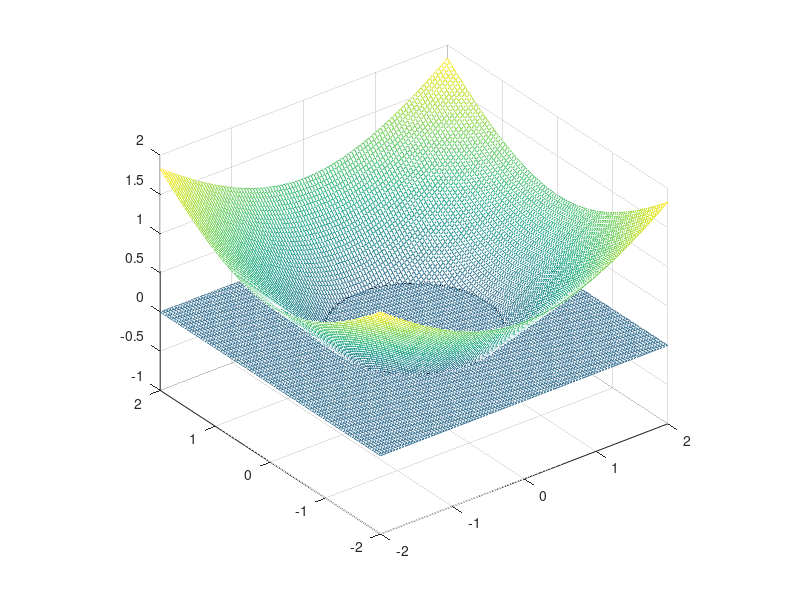

MATLAB code to generate this figure:
% contour 그리기
clear ; clf
f = @(x,y) x*y*exp(-x^2-y^2)       % @(x, y) : x와 y에 대한 함수라는 뜻 
f(2,3)  % fix, determine

N=100;
x=linspace(-2, 2, N);
y=linspace(-2, 2, N); 

% define matrix 
for i=1:N
    for j=1:N
        u(i,j)= f(x(i), y(j));  % discrete function 
    end 
end 

mesh(u') % -> default figure (100 points) 

% contour 그리기 -> x, y direction 지정 
clear ; clf
f = @(x,y) 5*x*y*exp(-x^2-y^2);       % @(x, y) : x와 y에 대한 함수라는 뜻 
f(2,3)  % fix, determine

% N=100;
Nx = 40 ; Ny = 80 ;         % direction 각각 지정 
x=linspace(-1, 1, Nx);
y=linspace(-2, 2, Ny); 

% define matrix 
for i=1:Nx
    for j=1:Ny
        u(i,j)= f(x(i), y(j));  % discrete function 
    end 
end 

% mesh(u')      % -> default figure (100 points) 
mesh(x, y, u')  % extra dimension 
axis image 


% contour 그리기
clear ; clf
f = @(x,y) 5*x*y*exp(-x^2-y^2);       % @(x, y) : x와 y에 대한 함수라는 뜻 
f(2,3)  % fix, determine

% N=100;
Nx = 40 ; Ny = 80 ;         % direction 각각 지정 
x=linspace(-1, 1, Nx);
y=linspace(-2, 2, Ny); 

% define matrix 
for i=1:Nx
    for j=1:Ny
        u(i,j)= f(x(i), y(j));  % discrete function 
    end 
end 

% mesh(u')         % -> default figure (100 points) 
mesh(x, y, u')     % extra dimension 
hold on            % put together 

mesh(x, y, 0*u'+0.5)        % make plane -> shift (시각화를 위해 same size of matrix 그림)
% -> intersection curve가 contour가 된다 

contour(x, y, u', [0.5, 0.5], 'k')  % contour (30개의 contour line)
axis image 

% contour 그리기
clear ; clf
f = @(x,y) sqrt(x^2+y^2)-1;       % @(x, y) : x와 y에 대한 함수라는 뜻 
f(2,3)  % fix, determine

% N=100;
Nx = 100 ; Ny = Nx ;         % direction 각각 지정 
x=linspace(-2, 2, Nx);
y=linspace(-2, 2, Ny); 

% define matrix 
for i=1:Nx
    for j=1:Ny
        u(i,j)= f(x(i), y(j));  % discrete function 
    end 
end 

% mesh(u')         % -> default figure (100 points) 
mesh(x, y, u')     % extra dimension 
hold on            % put together 

mesh(x, y, 0*u')        % make plane -> shift (시각화를 위해 same size of matrix 그림)
% -> intersection curve가 contour가 된다 

contour(x, y, u', [0, 0], 'k')  % contour (30개의 contour line)
axis image 

